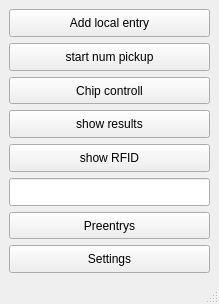
<?xml version="1.0" encoding="UTF-8"?>
<ui version="4.0">
 <author>Gábor István</author>
 <class>UserMangerUi</class>
 <widget class="QMainWindow" name="UserMangerUi">
  <property name="geometry">
   <rect>
    <x>0</x>
    <y>0</y>
    <width>219</width>
    <height>304</height>
   </rect>
  </property>
  <property name="windowTitle">
   <string>User manager</string>
  </property>
  <widget class="QWidget" name="centralwidget">
   <layout class="QVBoxLayout" name="verticalLayout">
    <item>
     <widget class="QPushButton" name="localEntrypushButton">
      <property name="sizePolicy">
       <sizepolicy hsizetype="Expanding" vsizetype="Expanding">
        <horstretch>0</horstretch>
        <verstretch>0</verstretch>
       </sizepolicy>
      </property>
      <property name="sizeIncrement">
       <size>
        <width>0</width>
        <height>0</height>
       </size>
      </property>
      <property name="text">
       <string>Add local entry</string>
      </property>
     </widget>
    </item>
    <item>
     <widget class="QPushButton" name="entryPickupPushButton">
      <property name="sizePolicy">
       <sizepolicy hsizetype="Expanding" vsizetype="Expanding">
        <horstretch>0</horstretch>
        <verstretch>0</verstretch>
       </sizepolicy>
      </property>
      <property name="text">
       <string>start num pickup</string>
      </property>
     </widget>
    </item>
    <item>
     <widget class="QPushButton" name="chipControllPushButton">
      <property name="sizePolicy">
       <sizepolicy hsizetype="Expanding" vsizetype="Expanding">
        <horstretch>0</horstretch>
        <verstretch>0</verstretch>
       </sizepolicy>
      </property>
      <property name="text">
       <string>Chip controll</string>
      </property>
     </widget>
    </item>
    <item>
     <widget class="QPushButton" name="showResultPushButton">
      <property name="sizePolicy">
       <sizepolicy hsizetype="Expanding" vsizetype="Expanding">
        <horstretch>0</horstretch>
        <verstretch>0</verstretch>
       </sizepolicy>
      </property>
      <property name="text">
       <string>show results</string>
      </property>
     </widget>
    </item>
    <item>
     <widget class="QPushButton" name="rfidPushButton">
      <property name="sizePolicy">
       <sizepolicy hsizetype="Expanding" vsizetype="Expanding">
        <horstretch>0</horstretch>
        <verstretch>0</verstretch>
       </sizepolicy>
      </property>
      <property name="text">
       <string>show RFID</string>
      </property>
      <property name="checkable">
       <bool>false</bool>
      </property>
     </widget>
    </item>
    <item>
     <widget class="QLineEdit" name="rfidLineEdit">
      <property name="sizePolicy">
       <sizepolicy hsizetype="Expanding" vsizetype="Expanding">
        <horstretch>0</horstretch>
        <verstretch>0</verstretch>
       </sizepolicy>
      </property>
      <property name="text">
       <string/>
      </property>
     </widget>
    </item>
    <item>
     <widget class="QPushButton" name="preEntryPushButton">
      <property name="sizePolicy">
       <sizepolicy hsizetype="Expanding" vsizetype="Expanding">
        <horstretch>0</horstretch>
        <verstretch>0</verstretch>
       </sizepolicy>
      </property>
      <property name="text">
       <string>Preentrys</string>
      </property>
     </widget>
    </item>
    <item>
     <widget class="QPushButton" name="settingPushButton">
      <property name="sizePolicy">
       <sizepolicy hsizetype="Expanding" vsizetype="Expanding">
        <horstretch>0</horstretch>
        <verstretch>0</verstretch>
       </sizepolicy>
      </property>
      <property name="text">
       <string>Settings</string>
      </property>
     </widget>
    </item>
   </layout>
  </widget>
  <widget class="QStatusBar" name="statusbar"/>
  <action name="actionExit">
   <property name="text">
    <string>E&amp;xit</string>
   </property>
  </action>
 </widget>
 <resources/>
 <connections/>
</ui>
